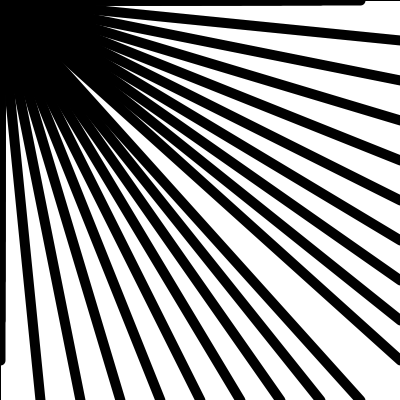
Frame 1 (no input)
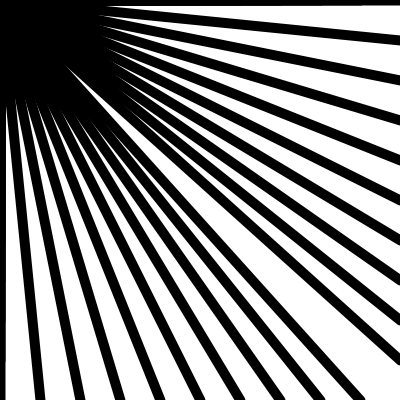
Frame 60 (the mouse pressed at the canvas centre just before this capture)
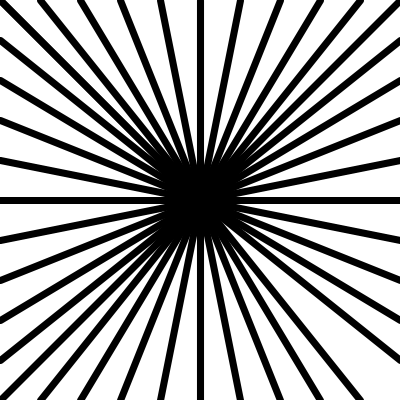
Frame 120 (the mouse held since frame 60 and released just before this capture)

The Processing sketch that drew these frames (run headless with seeded random() and noise(); from frame 60 on, the mouse is pressed at the canvas centre):

// Processing sketch: desafio4_quattrocchi
// ── desafio4_quattrocchi.pde
//Mariano Quattrocchi 
//Juego de lineas y posición del mouse
int var = 10;
int tam;

void setup() {
  size(400, 400);
  tam = width / var;
}

void draw() {
  background(255);
  for ( int i = 0; i < var; i++ ) {
    line(i*tam, 0, mouseX, mouseY);
    line(height, i*tam, mouseX, mouseY);
    line(0, i*tam, mouseX, mouseY);
    line(i*tam, height, mouseX, mouseY);
    float x = dist( 0, 400, mouseX, mouseY );
    float m = map(x, 0, 400, 0, 10);
    strokeWeight(m);
  }
}
